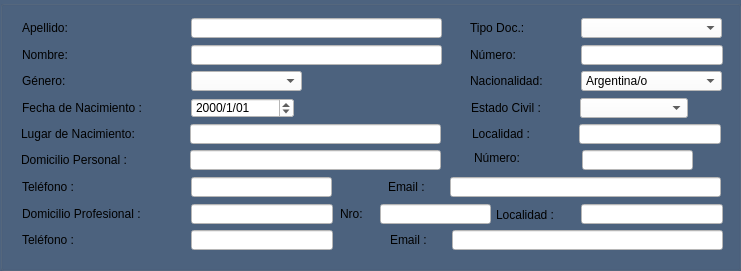
     <widget class="QGroupBox" name="groupBox_10">
      <property name="geometry">
       <rect>
        <x>9</x>
        <y>10</y>
        <width>741</width>
        <height>271</height>
       </rect>
      </property>
      <property name="palette">
       <palette>
        <active>
         <colorrole role="WindowText">
          <brush brushstyle="SolidPattern">
           <color alpha="255">
            <red>0</red>
            <green>0</green>
            <blue>0</blue>
           </color>
          </brush>
         </colorrole>
         <colorrole role="Button">
          <brush brushstyle="SolidPattern">
           <color alpha="255">
            <red>77</red>
            <green>99</green>
            <blue>127</blue>
           </color>
          </brush>
         </colorrole>
         <colorrole role="Light">
          <brush brushstyle="SolidPattern">
           <color alpha="255">
            <red>255</red>
            <green>255</green>
            <blue>255</blue>
           </color>
          </brush>
         </colorrole>
         <colorrole role="Midlight">
          <brush brushstyle="SolidPattern">
           <color alpha="255">
            <red>255</red>
            <green>233</green>
            <blue>195</blue>
           </color>
          </brush>
         </colorrole>
         <colorrole role="Dark">
          <brush brushstyle="SolidPattern">
           <color alpha="255">
            <red>127</red>
            <green>105</green>
            <blue>67</blue>
           </color>
          </brush>
         </colorrole>
         <colorrole role="Mid">
          <brush brushstyle="SolidPattern">
           <color alpha="255">
            <red>170</red>
            <green>141</green>
            <blue>90</blue>
           </color>
          </brush>
         </colorrole>
         <colorrole role="Text">
          <brush brushstyle="SolidPattern">
           <color alpha="255">
            <red>0</red>
            <green>0</green>
            <blue>0</blue>
           </color>
          </brush>
         </colorrole>
         <colorrole role="BrightText">
          <brush brushstyle="SolidPattern">
           <color alpha="255">
            <red>255</red>
            <green>255</green>
            <blue>255</blue>
           </color>
          </brush>
         </colorrole>
         <colorrole role="ButtonText">
          <brush brushstyle="SolidPattern">
           <color alpha="255">
            <red>0</red>
            <green>0</green>
            <blue>0</blue>
           </color>
          </brush>
         </colorrole>
         <colorrole role="Base">
          <brush brushstyle="SolidPattern">
           <color alpha="255">
            <red>77</red>
            <green>99</green>
            <blue>127</blue>
           </color>
          </brush>
         </colorrole>
         <colorrole role="Window">
          <brush brushstyle="SolidPattern">
           <color alpha="255">
            <red>77</red>
            <green>99</green>
            <blue>127</blue>
           </color>
          </brush>
         </colorrole>
         <colorrole role="Shadow">
          <brush brushstyle="SolidPattern">
           <color alpha="255">
            <red>0</red>
            <green>0</green>
            <blue>0</blue>
           </color>
          </brush>
         </colorrole>
         <colorrole role="AlternateBase">
          <brush brushstyle="SolidPattern">
           <color alpha="255">
            <red>255</red>
            <green>233</green>
            <blue>195</blue>
           </color>
          </brush>
         </colorrole>
         <colorrole role="ToolTipBase">
          <brush brushstyle="SolidPattern">
           <color alpha="255">
            <red>255</red>
            <green>255</green>
            <blue>220</blue>
           </color>
          </brush>
         </colorrole>
         <colorrole role="ToolTipText">
          <brush brushstyle="SolidPattern">
           <color alpha="255">
            <red>0</red>
            <green>0</green>
            <blue>0</blue>
           </color>
          </brush>
         </colorrole>
        </active>
        <inactive>
         <colorrole role="WindowText">
          <brush brushstyle="SolidPattern">
           <color alpha="255">
            <red>0</red>
            <green>0</green>
            <blue>0</blue>
           </color>
          </brush>
         </colorrole>
         <colorrole role="Button">
          <brush brushstyle="SolidPattern">
           <color alpha="255">
            <red>77</red>
            <green>99</green>
            <blue>127</blue>
           </color>
          </brush>
         </colorrole>
         <colorrole role="Light">
          <brush brushstyle="SolidPattern">
           <color alpha="255">
            <red>255</red>
            <green>255</green>
            <blue>255</blue>
           </color>
          </brush>
         </colorrole>
         <colorrole role="Midlight">
          <brush brushstyle="SolidPattern">
           <color alpha="255">
            <red>255</red>
            <green>233</green>
            <blue>195</blue>
           </color>
          </brush>
         </colorrole>
         <colorrole role="Dark">
          <brush brushstyle="SolidPattern">
           <color alpha="255">
            <red>127</red>
            <green>105</green>
            <blue>67</blue>
           </color>
          </brush>
         </colorrole>
         <colorrole role="Mid">
          <brush brushstyle="SolidPattern">
           <color alpha="255">
            <red>170</red>
            <green>141</green>
            <blue>90</blue>
           </color>
          </brush>
         </colorrole>
         <colorrole role="Text">
          <brush brushstyle="SolidPattern">
           <color alpha="255">
            <red>0</red>
            <green>0</green>
            <blue>0</blue>
           </color>
          </brush>
         </colorrole>
         <colorrole role="BrightText">
          <brush brushstyle="SolidPattern">
           <color alpha="255">
            <red>255</red>
            <green>255</green>
            <blue>255</blue>
           </color>
          </brush>
         </colorrole>
         <colorrole role="ButtonText">
          <brush brushstyle="SolidPattern">
           <color alpha="255">
            <red>0</red>
            <green>0</green>
            <blue>0</blue>
           </color>
          </brush>
         </colorrole>
         <colorrole role="Base">
          <brush brushstyle="SolidPattern">
           <color alpha="255">
            <red>77</red>
            <green>99</green>
            <blue>127</blue>
           </color>
          </brush>
         </colorrole>
         <colorrole role="Window">
          <brush brushstyle="SolidPattern">
           <color alpha="255">
            <red>77</red>
            <green>99</green>
            <blue>127</blue>
           </color>
          </brush>
         </colorrole>
         <colorrole role="Shadow">
          <brush brushstyle="SolidPattern">
           <color alpha="255">
            <red>0</red>
            <green>0</green>
            <blue>0</blue>
           </color>
          </brush>
         </colorrole>
         <colorrole role="AlternateBase">
          <brush brushstyle="SolidPattern">
           <color alpha="255">
            <red>255</red>
            <green>233</green>
            <blue>195</blue>
           </color>
          </brush>
         </colorrole>
         <colorrole role="ToolTipBase">
          <brush brushstyle="SolidPattern">
           <color alpha="255">
            <red>255</red>
            <green>255</green>
            <blue>220</blue>
           </color>
          </brush>
         </colorrole>
         <colorrole role="ToolTipText">
          <brush brushstyle="SolidPattern">
           <color alpha="255">
            <red>0</red>
            <green>0</green>
            <blue>0</blue>
           </color>
          </brush>
         </colorrole>
        </inactive>
        <disabled>
         <colorrole role="WindowText">
          <brush brushstyle="SolidPattern">
           <color alpha="255">
            <red>127</red>
            <green>105</green>
            <blue>67</blue>
           </color>
          </brush>
         </colorrole>
         <colorrole role="Button">
          <brush brushstyle="SolidPattern">
           <color alpha="255">
            <red>77</red>
            <green>99</green>
            <blue>127</blue>
           </color>
          </brush>
         </colorrole>
         <colorrole role="Light">
          <brush brushstyle="SolidPattern">
           <color alpha="255">
            <red>255</red>
            <green>255</green>
            <blue>255</blue>
           </color>
          </brush>
         </colorrole>
         <colorrole role="Midlight">
          <brush brushstyle="SolidPattern">
           <color alpha="255">
            <red>255</red>
            <green>233</green>
            <blue>195</blue>
           </color>
          </brush>
         </colorrole>
         <colorrole role="Dark">
          <brush brushstyle="SolidPattern">
           <color alpha="255">
            <red>127</red>
            <green>105</green>
            <blue>67</blue>
           </color>
          </brush>
         </colorrole>
         <colorrole role="Mid">
          <brush brushstyle="SolidPattern">
           <color alpha="255">
            <red>170</red>
            <green>141</green>
            <blue>90</blue>
           </color>
          </brush>
         </colorrole>
         <colorrole role="Text">
          <brush brushstyle="SolidPattern">
           <color alpha="255">
            <red>127</red>
            <green>105</green>
            <blue>67</blue>
           </color>
          </brush>
         </colorrole>
         <colorrole role="BrightText">
          <brush brushstyle="SolidPattern">
           <color alpha="255">
            <red>255</red>
            <green>255</green>
            <blue>255</blue>
           </color>
          </brush>
         </colorrole>
         <colorrole role="ButtonText">
          <brush brushstyle="SolidPattern">
           <color alpha="255">
            <red>127</red>
            <green>105</green>
            <blue>67</blue>
           </color>
          </brush>
         </colorrole>
         <colorrole role="Base">
          <brush brushstyle="SolidPattern">
           <color alpha="255">
            <red>77</red>
            <green>99</green>
            <blue>127</blue>
           </color>
          </brush>
         </colorrole>
         <colorrole role="Window">
          <brush brushstyle="SolidPattern">
           <color alpha="255">
            <red>77</red>
            <green>99</green>
            <blue>127</blue>
           </color>
          </brush>
         </colorrole>
         <colorrole role="Shadow">
          <brush brushstyle="SolidPattern">
           <color alpha="255">
            <red>0</red>
            <green>0</green>
            <blue>0</blue>
           </color>
          </brush>
         </colorrole>
         <colorrole role="AlternateBase">
          <brush brushstyle="SolidPattern">
           <color alpha="255">
            <red>255</red>
            <green>211</green>
            <blue>135</blue>
           </color>
          </brush>
         </colorrole>
         <colorrole role="ToolTipBase">
          <brush brushstyle="SolidPattern">
           <color alpha="255">
            <red>255</red>
            <green>255</green>
            <blue>220</blue>
           </color>
          </brush>
         </colorrole>
         <colorrole role="ToolTipText">
          <brush brushstyle="SolidPattern">
           <color alpha="255">
            <red>0</red>
            <green>0</green>
            <blue>0</blue>
           </color>
          </brush>
         </colorrole>
        </disabled>
       </palette>
      </property>
      <property name="font">
       <font>
        <family>Century Schoolbook L</family>
        <pointsize>11</pointsize>
        <weight>50</weight>
        <italic>false</italic>
        <bold>false</bold>
       </font>
      </property>
      <property name="styleSheet">
       <string notr="true">QGroupBox{
background-color: rgb(77, 99, 127);
}

QLineEdit{
background-color: rgb(255, 255, 255);
}

</string>
      </property>
      <property name="title">
       <string/>
      </property>
      <widget class="QLineEdit" name="lne_apellido">
       <property name="geometry">
        <rect>
         <x>191</x>
         <y>18</y>
         <width>251</width>
         <height>20</height>
        </rect>
       </property>
       <property name="styleSheet">
        <string notr="true">QLineEdit{

background-color: rgb(255, 255, 255);

}</string>
       </property>
      </widget>
      <widget class="QLineEdit" name="lne_nombre">
       <property name="geometry">
        <rect>
         <x>191</x>
         <y>45</y>
         <width>251</width>
         <height>20</height>
        </rect>
       </property>
       <property name="styleSheet">
        <string notr="true">QLineEdit{
background-color: rgb(255, 255, 255);

}</string>
       </property>
      </widget>
      <widget class="QComboBox" name="cbx_genero">
       <property name="geometry">
        <rect>
         <x>191</x>
         <y>71</y>
         <width>111</width>
         <height>20</height>
        </rect>
       </property>
       <property name="styleSheet">
        <string notr="true">background-color: rgb(255, 255, 255);</string>
       </property>
       <item>
        <property name="text">
         <string/>
        </property>
       </item>
       <item>
        <property name="text">
         <string>Femenino</string>
        </property>
       </item>
       <item>
        <property name="text">
         <string>Masculino</string>
        </property>
       </item>
      </widget>
      <widget class="QDateEdit" name="dte_fecha_nacimiento">
       <property name="geometry">
        <rect>
         <x>191</x>
         <y>98</y>
         <width>103</width>
         <height>20</height>
        </rect>
       </property>
       <property name="styleSheet">
        <string notr="true">background-color: rgb(255, 255, 255);

</string>
       </property>
       <property name="displayFormat">
        <string>yyyy/M/dd</string>
       </property>
      </widget>
      <widget class="QLineEdit" name="lne_lugar_nacimiento">
       <property name="geometry">
        <rect>
         <x>190</x>
         <y>124</y>
         <width>251</width>
         <height>20</height>
        </rect>
       </property>
      </widget>
      <widget class="QComboBox" name="cbx_estado_civil">
       <property name="geometry">
        <rect>
         <x>580</x>
         <y>98</y>
         <width>108</width>
         <height>20</height>
        </rect>
       </property>
       <property name="styleSheet">
        <string notr="true">background-color: rgb(255, 255, 255);</string>
       </property>
       <item>
        <property name="text">
         <string/>
        </property>
       </item>
       <item>
        <property name="text">
         <string>Soltera/o</string>
        </property>
       </item>
       <item>
        <property name="text">
         <string>Casada/o</string>
        </property>
       </item>
       <item>
        <property name="text">
         <string>Divorciada/o</string>
        </property>
       </item>
       <item>
        <property name="text">
         <string>Viuda/o</string>
        </property>
       </item>
      </widget>
      <widget class="QLabel" name="label_28">
       <property name="geometry">
        <rect>
         <x>21</x>
         <y>150</y>
         <width>139</width>
         <height>20</height>
        </rect>
       </property>
       <property name="text">
        <string>Domicilio Personal :</string>
       </property>
       <property name="alignment">
        <set>Qt::AlignLeading|Qt::AlignLeft|Qt::AlignVCenter</set>
       </property>
      </widget>
      <widget class="QLabel" name="label_70">
       <property name="geometry">
        <rect>
         <x>474</x>
         <y>148</y>
         <width>61</width>
         <height>20</height>
        </rect>
       </property>
       <property name="text">
        <string>Número:</string>
       </property>
       <property name="alignment">
        <set>Qt::AlignLeading|Qt::AlignLeft|Qt::AlignVCenter</set>
       </property>
      </widget>
      <widget class="QLabel" name="label_27">
       <property name="geometry">
        <rect>
         <x>472</x>
         <y>124</y>
         <width>76</width>
         <height>20</height>
        </rect>
       </property>
       <property name="text">
        <string>Localidad :</string>
       </property>
       <property name="alignment">
        <set>Qt::AlignLeading|Qt::AlignLeft|Qt::AlignVCenter</set>
       </property>
      </widget>
      <widget class="QLabel" name="label_22">
       <property name="geometry">
        <rect>
         <x>22</x>
         <y>98</y>
         <width>155</width>
         <height>20</height>
        </rect>
       </property>
       <property name="text">
        <string>Fecha de Nacimiento :</string>
       </property>
       <property name="alignment">
        <set>Qt::AlignLeading|Qt::AlignLeft|Qt::AlignVCenter</set>
       </property>
      </widget>
      <widget class="QLabel" name="label_19">
       <property name="geometry">
        <rect>
         <x>21</x>
         <y>124</y>
         <width>151</width>
         <height>20</height>
        </rect>
       </property>
       <property name="text">
        <string>Lugar de Nacimiento:</string>
       </property>
       <property name="alignment">
        <set>Qt::AlignLeading|Qt::AlignLeft|Qt::AlignVCenter</set>
       </property>
      </widget>
      <widget class="QLabel" name="label_20">
       <property name="geometry">
        <rect>
         <x>471</x>
         <y>98</y>
         <width>94</width>
         <height>20</height>
        </rect>
       </property>
       <property name="text">
        <string>Estado Civil :</string>
       </property>
       <property name="alignment">
        <set>Qt::AlignLeading|Qt::AlignLeft|Qt::AlignVCenter</set>
       </property>
      </widget>
      <widget class="QLineEdit" name="lne_domicilio_personal">
       <property name="geometry">
        <rect>
         <x>582</x>
         <y>150</y>
         <width>111</width>
         <height>20</height>
        </rect>
       </property>
      </widget>
      <widget class="QLineEdit" name="lne_numero_domicilio_personal">
       <property name="geometry">
        <rect>
         <x>579</x>
         <y>124</y>
         <width>142</width>
         <height>20</height>
        </rect>
       </property>
      </widget>
      <widget class="QLineEdit" name="lne_localidad_personal">
       <property name="geometry">
        <rect>
         <x>190</x>
         <y>150</y>
         <width>251</width>
         <height>20</height>
        </rect>
       </property>
      </widget>
      <widget class="QLineEdit" name="lne_domicilio_profesional">
       <property name="geometry">
        <rect>
         <x>191</x>
         <y>204</y>
         <width>142</width>
         <height>20</height>
        </rect>
       </property>
      </widget>
      <widget class="QLabel" name="label_29">
       <property name="geometry">
        <rect>
         <x>22</x>
         <y>204</y>
         <width>156</width>
         <height>20</height>
        </rect>
       </property>
       <property name="text">
        <string>Domicilio Profesional :</string>
       </property>
       <property name="alignment">
        <set>Qt::AlignLeading|Qt::AlignLeft|Qt::AlignVCenter</set>
       </property>
      </widget>
      <widget class="QLabel" name="label_71">
       <property name="geometry">
        <rect>
         <x>340</x>
         <y>204</y>
         <width>31</width>
         <height>20</height>
        </rect>
       </property>
       <property name="text">
        <string>Nro:</string>
       </property>
       <property name="alignment">
        <set>Qt::AlignLeading|Qt::AlignLeft|Qt::AlignVCenter</set>
       </property>
      </widget>
      <widget class="QLineEdit" name="lne_numero_profesional">
       <property name="geometry">
        <rect>
         <x>380</x>
         <y>204</y>
         <width>111</width>
         <height>20</height>
        </rect>
       </property>
      </widget>
      <widget class="QLabel" name="label_30">
       <property name="geometry">
        <rect>
         <x>496</x>
         <y>205</y>
         <width>76</width>
         <height>20</height>
        </rect>
       </property>
       <property name="text">
        <string>Localidad :</string>
       </property>
       <property name="alignment">
        <set>Qt::AlignLeading|Qt::AlignLeft|Qt::AlignVCenter</set>
       </property>
      </widget>
      <widget class="QLineEdit" name="lne_localidad_profesional">
       <property name="geometry">
        <rect>
         <x>581</x>
         <y>204</y>
         <width>142</width>
         <height>20</height>
        </rect>
       </property>
      </widget>
      <widget class="QLabel" name="label_50">
       <property name="geometry">
        <rect>
         <x>390</x>
         <y>230</y>
         <width>51</width>
         <height>20</height>
        </rect>
       </property>
       <property name="text">
        <string>Email :</string>
       </property>
       <property name="alignment">
        <set>Qt::AlignLeading|Qt::AlignLeft|Qt::AlignVCenter</set>
       </property>
      </widget>
      <widget class="QLineEdit" name="lne_correo_personal_2">
       <property name="geometry">
        <rect>
         <x>452</x>
         <y>230</y>
         <width>271</width>
         <height>20</height>
        </rect>
       </property>
       <property name="styleSheet">
        <string notr="true">QLineEdit{

background-color: rgb(255, 255, 255);

}</string>
       </property>
      </widget>
      <widget class="QLineEdit" name="lne_telefono_personal">
       <property name="geometry">
        <rect>
         <x>191</x>
         <y>177</y>
         <width>141</width>
         <height>20</height>
        </rect>
       </property>
      </widget>
      <widget class="QLineEdit" name="lne_telefono_profesional">
       <property name="geometry">
        <rect>
         <x>191</x>
         <y>230</y>
         <width>142</width>
         <height>20</height>
        </rect>
       </property>
      </widget>
      <widget class="QLabel" name="label_25">
       <property name="geometry">
        <rect>
         <x>22</x>
         <y>177</y>
         <width>68</width>
         <height>20</height>
        </rect>
       </property>
       <property name="text">
        <string>Teléfono :</string>
       </property>
       <property name="alignment">
        <set>Qt::AlignLeading|Qt::AlignLeft|Qt::AlignVCenter</set>
       </property>
      </widget>
      <widget class="QLabel" name="label_44">
       <property name="geometry">
        <rect>
         <x>22</x>
         <y>71</y>
         <width>55</width>
         <height>20</height>
        </rect>
       </property>
       <property name="text">
        <string>Género:</string>
       </property>
       <property name="alignment">
        <set>Qt::AlignLeading|Qt::AlignLeft|Qt::AlignVCenter</set>
       </property>
      </widget>
      <widget class="QLabel" name="label_4">
       <property name="geometry">
        <rect>
         <x>22</x>
         <y>18</y>
         <width>62</width>
         <height>20</height>
        </rect>
       </property>
       <property name="text">
        <string>Apellido:</string>
       </property>
       <property name="alignment">
        <set>Qt::AlignLeading|Qt::AlignLeft|Qt::AlignVCenter</set>
       </property>
      </widget>
      <widget class="QLabel" name="label_21">
       <property name="geometry">
        <rect>
         <x>22</x>
         <y>45</y>
         <width>60</width>
         <height>20</height>
        </rect>
       </property>
       <property name="text">
        <string>Nombre:</string>
       </property>
       <property name="alignment">
        <set>Qt::AlignLeading|Qt::AlignLeft|Qt::AlignVCenter</set>
       </property>
      </widget>
      <widget class="QLabel" name="label_31">
       <property name="geometry">
        <rect>
         <x>22</x>
         <y>230</y>
         <width>68</width>
         <height>20</height>
        </rect>
       </property>
       <property name="text">
        <string>Teléfono :</string>
       </property>
       <property name="alignment">
        <set>Qt::AlignLeading|Qt::AlignLeft|Qt::AlignVCenter</set>
       </property>
      </widget>
      <widget class="QLabel" name="label_33">
       <property name="geometry">
        <rect>
         <x>388</x>
         <y>177</y>
         <width>51</width>
         <height>20</height>
        </rect>
       </property>
       <property name="text">
        <string>Email :</string>
       </property>
       <property name="alignment">
        <set>Qt::AlignLeading|Qt::AlignLeft|Qt::AlignVCenter</set>
       </property>
      </widget>
      <widget class="QLabel" name="label_26">
       <property name="geometry">
        <rect>
         <x>470</x>
         <y>71</y>
         <width>97</width>
         <height>20</height>
        </rect>
       </property>
       <property name="text">
        <string>Nacionalidad:</string>
       </property>
       <property name="alignment">
        <set>Qt::AlignLeading|Qt::AlignLeft|Qt::AlignVCenter</set>
       </property>
      </widget>
      <widget class="QLabel" name="label_24">
       <property name="geometry">
        <rect>
         <x>470</x>
         <y>18</y>
         <width>70</width>
         <height>20</height>
        </rect>
       </property>
       <property name="text">
        <string>Tipo Doc.:</string>
       </property>
       <property name="alignment">
        <set>Qt::AlignLeading|Qt::AlignLeft|Qt::AlignVCenter</set>
       </property>
      </widget>
      <widget class="QLabel" name="label_46">
       <property name="geometry">
        <rect>
         <x>470</x>
         <y>45</y>
         <width>65</width>
         <height>20</height>
        </rect>
       </property>
       <property name="text">
        <string>Número: </string>
       </property>
       <property name="alignment">
        <set>Qt::AlignLeading|Qt::AlignLeft|Qt::AlignVCenter</set>
       </property>
      </widget>
      <widget class="QLineEdit" name="lne_numero_doc">
       <property name="geometry">
        <rect>
         <x>581</x>
         <y>45</y>
         <width>142</width>
         <height>20</height>
        </rect>
       </property>
       <property name="text">
        <string/>
       </property>
      </widget>
      <widget class="QComboBox" name="cbx_tipo_doc">
       <property name="geometry">
        <rect>
         <x>581</x>
         <y>18</y>
         <width>141</width>
         <height>20</height>
        </rect>
       </property>
       <property name="styleSheet">
        <string notr="true">background-color: rgb(255, 255, 255);</string>
       </property>
       <item>
        <property name="text">
         <string/>
        </property>
       </item>
       <item>
        <property name="text">
         <string>DNI</string>
        </property>
       </item>
       <item>
        <property name="text">
         <string>PASAPORTE</string>
        </property>
       </item>
      </widget>
      <widget class="QLineEdit" name="lne_correo_personal">
       <property name="geometry">
        <rect>
         <x>450</x>
         <y>177</y>
         <width>271</width>
         <height>20</height>
        </rect>
       </property>
       <property name="styleSheet">
        <string notr="true">QLineEdit{

background-color: rgb(255, 255, 255);

}</string>
       </property>
      </widget>
      <widget class="QComboBox" name="cbx_nacionalidad">
       <property name="geometry">
        <rect>
         <x>581</x>
         <y>71</y>
         <width>141</width>
         <height>20</height>
        </rect>
       </property>
       <property name="styleSheet">
        <string notr="true">background-color: rgb(255, 255, 255);
</string>
       </property>
       <item>
        <property name="text">
         <string>Argentina/o</string>
        </property>
       </item>
       <item>
        <property name="text">
         <string>Boliviana/o</string>
        </property>
       </item>
       <item>
        <property name="text">
         <string>Paraguaya/o</string>
        </property>
       </item>
       <item>
        <property name="text">
         <string>Brasilera/o</string>
        </property>
       </item>
       <item>
        <property name="text">
         <string>Venezolana/o</string>
        </property>
       </item>
       <item>
        <property name="text">
         <string>Uruguaya/o</string>
        </property>
       </item>
      </widget>
     </widget>
